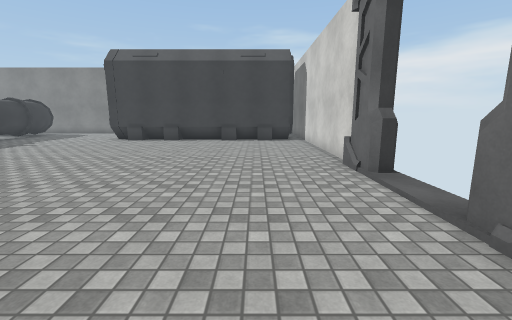
view 1 (above)

17 first-person views from a walk through a Unity game level. The camera is 1.4 m above the floor, tilts 10° down and sees 90° across. The floor is counted in squares, 1 m on a side. Each view is taken from the middle of a square. On the plan, view 1 faces up. The plan holds only what a view shows up to about 13 squares ahead; the rest is blank. The player is left out. Some animated figures are left out. Door leaves are left out, so doorways stand open. Surface patterns are stand-ins for the level's own textures.

view 2
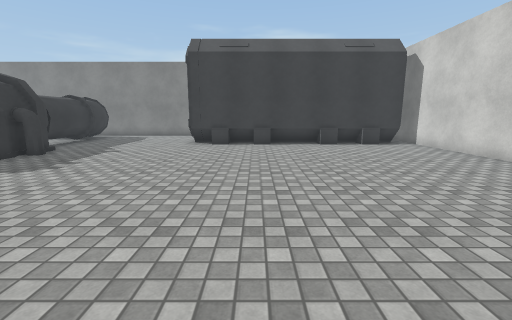

view 3
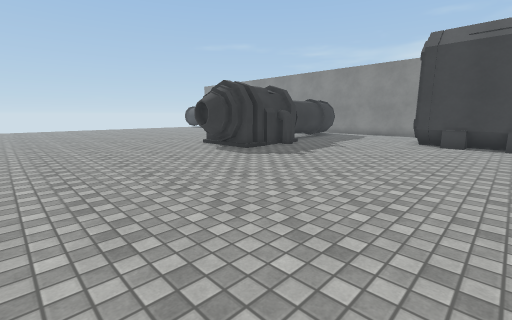

view 4
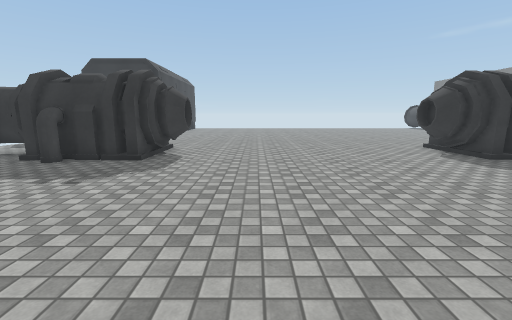

view 5
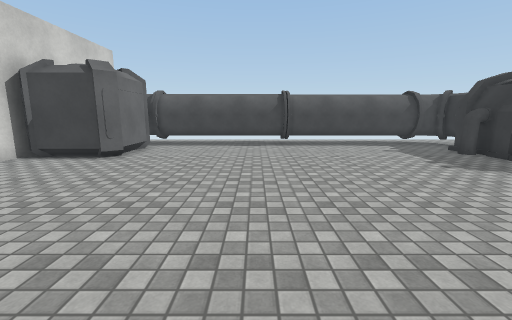

view 6
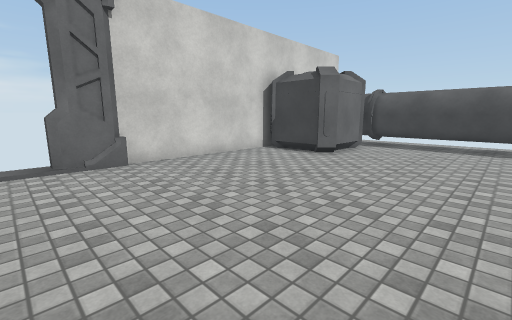

view 7
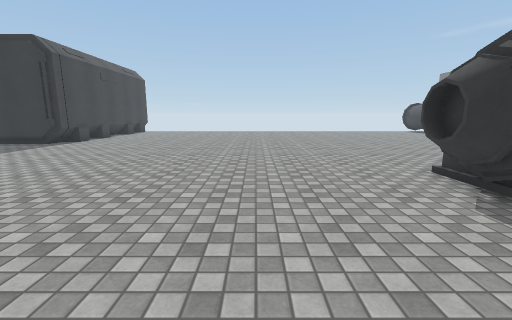

view 8
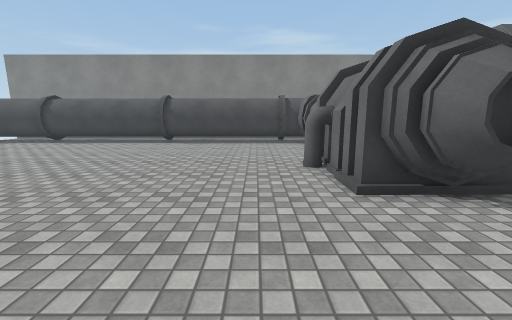

view 9
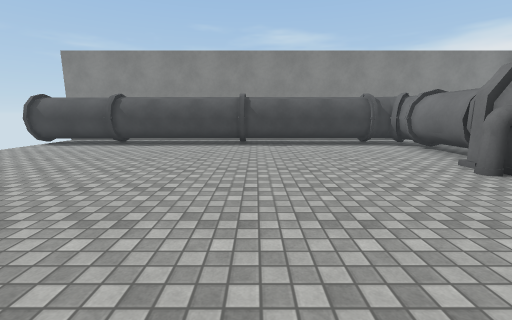

view 10
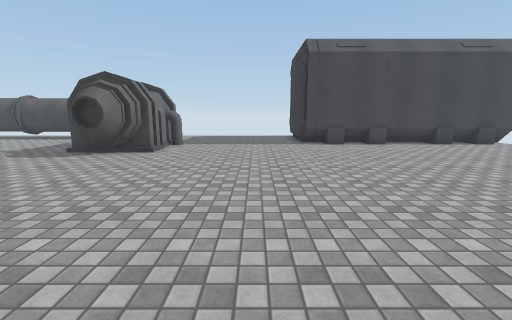

view 11
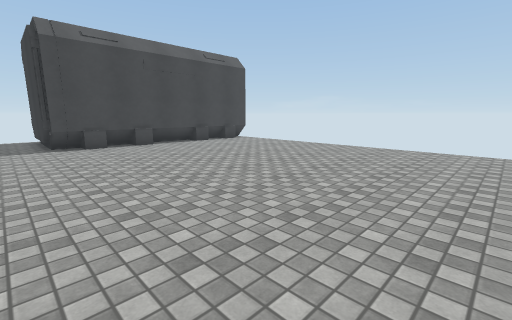

view 12
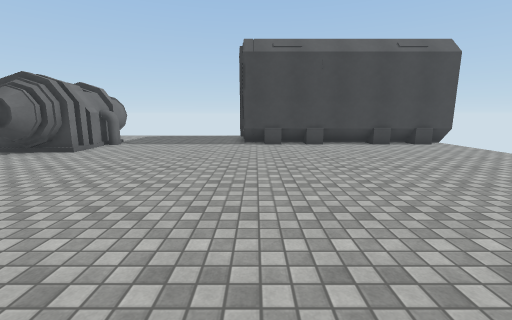

view 13
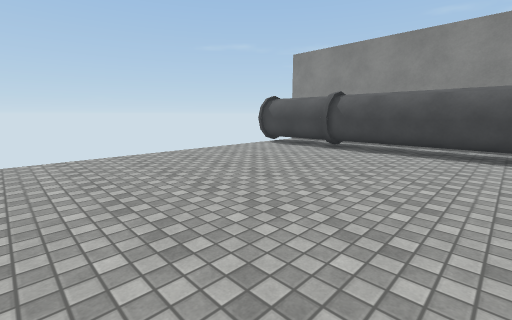

view 14
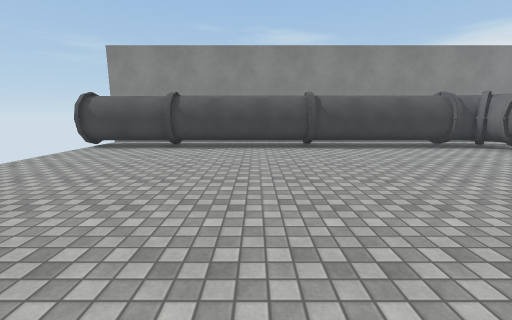

view 15
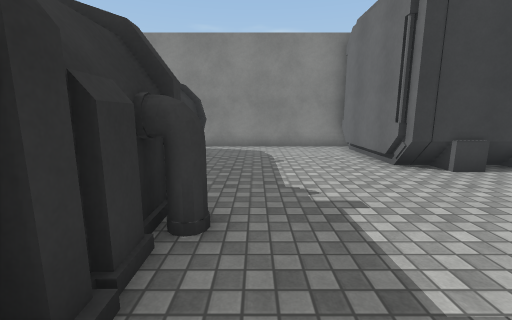

view 16
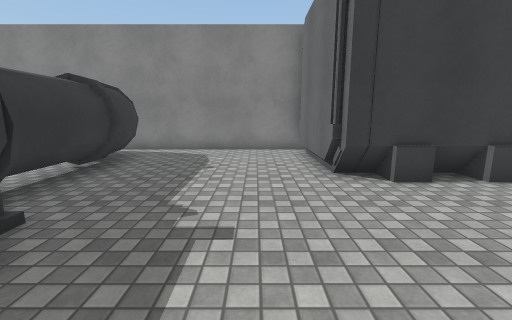

view 17
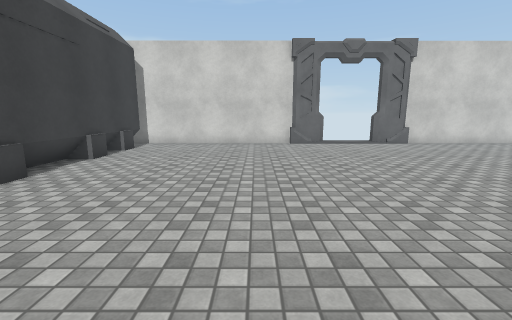

### Floor plan
Key: @ floor where view 1 was taken; # wall or solid block; . floor; D open door; P pipe; O other object.
Columns run from 32 left of view 1 to 3 right of it. Each row starts with its distance up from view 1.
 20                  ########
 19                  .......#
 18 PPPPOOOOOOOOOOO PPP.....#
 17 PPPPOOOOOOOOOOOPPPP.....#
 16 ................PPP.....#
 15 ................PPP.....###########
 14 ................PPP.....############
 13 ................PPP................#
 12 ................#  #...............#
 11 ...............PP  P...............#
 10 ................#  #...............#
  9 ................####...............#
  8 ................###................#
  7 .................##................#
  6 ...................................D
  5 ...................................D
  4 ...................................D
  3 ...................................D
  2 ...................................#
  1 ...................................#
  0 ................................@..#
 -1  ..................................#
 -2 .................OO................#
 -3 ................OOOO...............#
 -4 ................OOOO............OOO#
 -5 ##########......OOOO............OOO#
 -6  ##########.....OOOO............O
 -7           #.      PP............O
 -8           #.      PPPOOOOOOOOOOOP
 -9           #.      PP OOOOO OOOOOP
-10           #.

Positions as (right, up) in squares from view 1, and headings:
1: (0, 0), facing up
2: (-5, 2), facing up
3: (-5, 1), facing up-left
4: (-5, 1), facing left
5: (-5, 4), facing down
6: (-5, 4), facing down-right
7: (-10, 4), facing left
8: (-18, 4), facing up
9: (-22, 5), facing up
10: (-20, 7), facing down
11: (-21, 7), facing down-left
12: (-23, 7), facing down
13: (-23, 7), facing up-left
14: (-25, 6), facing up
15: (-12, 8), facing up
16: (-10, 9), facing up
17: (-10, 9), facing right
